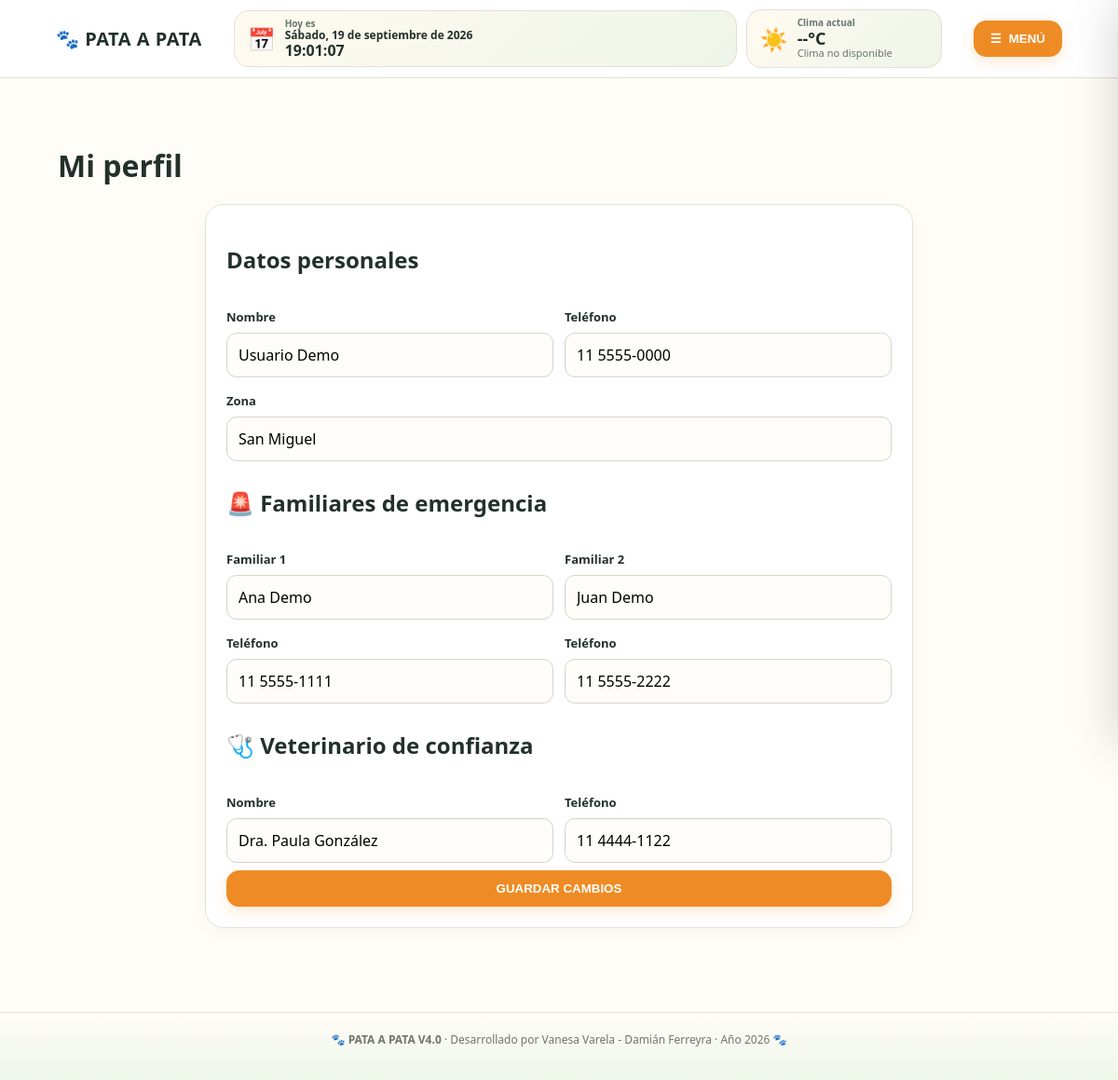
Page /mi_perfil (signed in) on the committed database.
### tables this page shows
CREATE TABLE usuarios (
        id INTEGER PRIMARY KEY AUTOINCREMENT,
        nombre TEXT NOT NULL,
        usuario TEXT NOT NULL UNIQUE,
        password_hash TEXT NOT NULL,
        telefono TEXT,
        zona TEXT,
        familiar1_nombre TEXT,
        familiar1_telefono TEXT,
        familiar2_nombre TEXT,
        familiar2_telefono TEXT,
        veterinario_confianza TEXT,
        veterinario_telefono TEXT,
        activo INTEGER NOT NULL DEFAULT 1,
        is_admin INTEGER NOT NULL DEFAULT 0,
        creado_en TEXT NOT NULL DEFAULT CURRENT_TIMESTAMP
    );

### app.py (the view, shortened to what this page needs)
@app.route("/mi_perfil", methods=["GET","POST"])
@login_required
def mi_perfil():
    conn = get_db()
    u = conn.execute("SELECT * FROM usuarios WHERE id=?", (session["user_id"],)).fetchone()
    conn.close()
    return render_template("perfil.html", usuario=u)

### app.py (called while the page is built)
def get_db():
    conn = sqlite3.connect(DB_PATH)
    conn.row_factory = sqlite3.Row
    conn.execute("PRAGMA foreign_keys = ON")
    return conn

def login_required(fn):
    @wraps(fn)
    def wrapper(*args, **kwargs):
        if "user_id" not in session:
            flash("Tenés que iniciar sesión para continuar.", "warning")
            return redirect(url_for("login", next=request.path))
        return fn(*args, **kwargs)
    return wrapper

def current_user():
    if "user_id" not in session:
        return None
    conn = get_db()
    u = conn.execute("SELECT * FROM usuarios WHERE id=?", (session["user_id"],)).fetchone()
    conn.close()
    return u

@app.context_processor
def inject_globals():
    return {
        "current_user": current_user(),
        "instagram_url": INSTAGRAM_URL,
        "is_admin": bool(session.get("is_admin")),
    }

### templates/perfil.html
{% extends "base.html" %}{% block title %}Mi perfil{% endblock %}{% block content %}
<div class="page-head"><h1>Mi perfil</h1></div>
<form class="form-card" method="post"><h2>Datos personales</h2><div class="two"><div><label>Nombre</label><input name="nombre" value="{{usuario.nombre}}" required></div><div><label>Teléfono</label><input name="telefono" value="{{usuario.telefono or ''}}"></div></div><label>Zona</label><input name="zona" value="{{usuario.zona or ''}}">
<h2>🚨 Familiares de emergencia</h2><div class="two"><div><label>Familiar 1</label><input name="familiar1_nombre" value="{{usuario.familiar1_nombre or ''}}"><label>Teléfono</label><input name="familiar1_telefono" value="{{usuario.familiar1_telefono or ''}}"></div><div><label>Familiar 2</label><input name="familiar2_nombre" value="{{usuario.familiar2_nombre or ''}}"><label>Teléfono</label><input name="familiar2_telefono" value="{{usuario.familiar2_telefono or ''}}"></div></div>
<h2>🩺 Veterinario de confianza</h2><div class="two"><div><label>Nombre</label><input name="veterinario_confianza" value="{{usuario.veterinario_confianza or ''}}"></div><div><label>Teléfono</label><input name="veterinario_telefono" value="{{usuario.veterinario_telefono or ''}}"></div></div><button class="primary" type="submit">GUARDAR CAMBIOS</button></form>
{% endblock %}

### static/css/style.css (style rules this page uses)
:root { --ink:#23302b;--muted:#66756e;--paper:#fffdf8;--line:#e7e1d5;--accent:#ef8b24;--green:#4e8d62;--danger:#d93e3e;--shadow:0 14px 40px rgba(43,50,42,.10) }
* { box-sizing:border-box }
body { margin:0;font-family:system-ui,-apple-system,Segoe UI,Arial,sans-serif;color:var(--ink);background:var(--paper) }
.menu-btn,.primary { border:0;background:var(--accent);color:white;border-radius:14px;padding:12px 18px;font-weight:800;cursor:pointer;box-shadow:0 5px 16px rgba(239,139,36,.2) }
.page-head { display:flex;align-items:center;justify-content:space-between;gap:20px;margin:38px 0 18px }
.page-head h1,.page-head h2 { margin:0 }
.card,.section-card,.form-card,.event-card,.post { background:#fff;border:1px solid var(--line);border-radius:20px;padding:22px;box-shadow:0 5px 18px rgba(0,0,0,.04) }
.form-card { max-width:760px;margin:20px auto }
form { display:grid;gap:8px }
label { font-weight:800;font-size:13px;margin-top:8px }
input,select,textarea { font:inherit;border:1px solid #d9d3c8;border-radius:11px;padding:12px;background:#fffdf9 }
.two { display:grid;grid-template-columns:1fr 1fr;gap:12px }
.two>div { display:grid;gap:8px }

### rows in the picture
usuarios: nombre "Usuario Demo", telefono "11 5555-0000", zona "San Miguel", familiar1_nombre "Ana Demo", familiar1_telefono "11 5555-1111", familiar2_nombre "Juan Demo", familiar2_telefono "11 5555-2222", veterinario_confianza "Dra. Paula González", veterinario_telefono "11 4444-1122"
